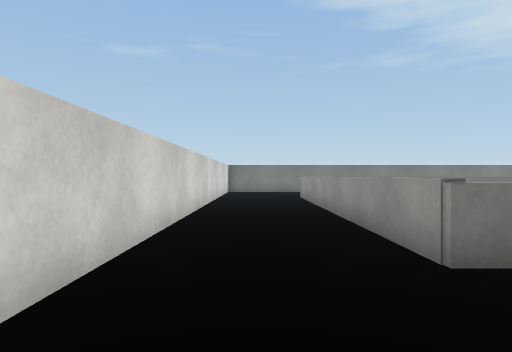
[1] (above)

20 first-person views from a walk through a Unity game level. The camera is 0.46 m above the floor, looks level and sees 75° across. The floor is counted in squares, 0.5 m on a side. Each view is taken from the middle of a square. On the plan, view 1 faces up. The plan holds only what a view shows up to about 12 squares ahead; the rest is blank. The player character is not drawn. Surface patterns are stand-ins for the level's own textures.

[2]
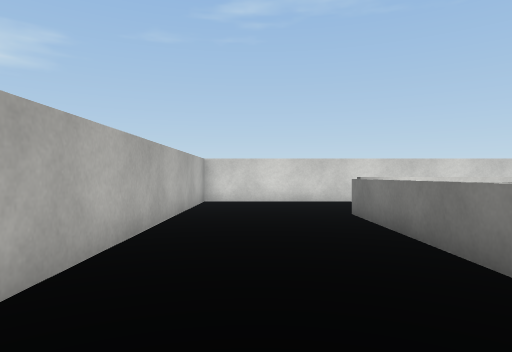

[3]
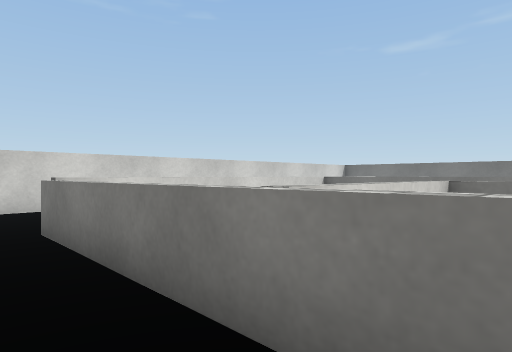

[4]
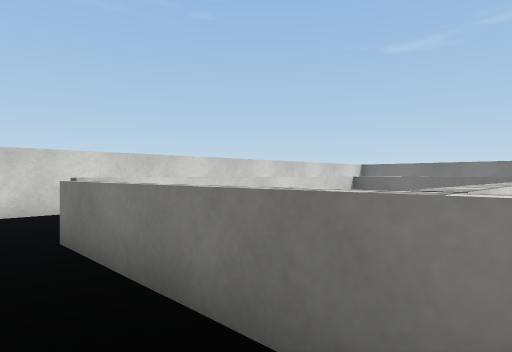

[5]
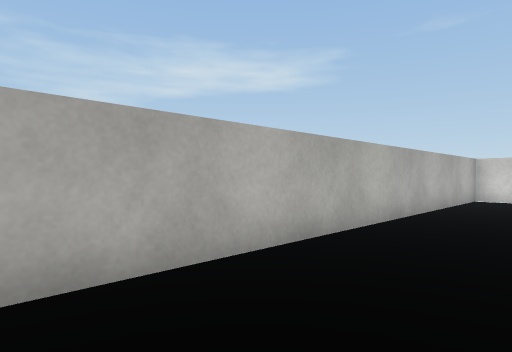

[6]
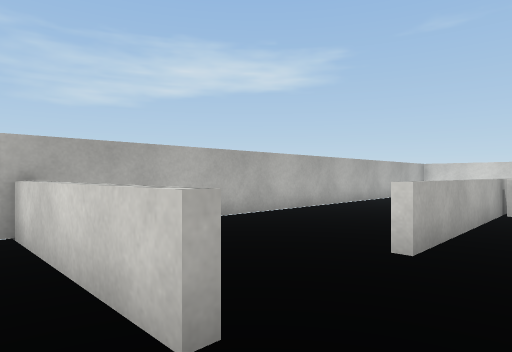

[7]
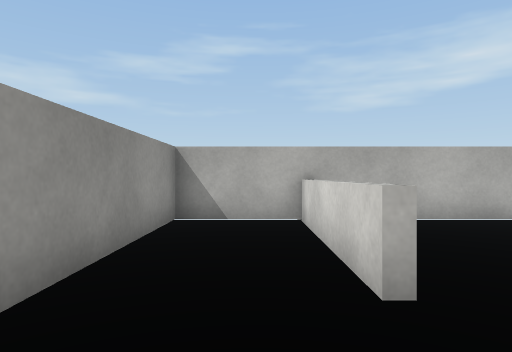

[8]
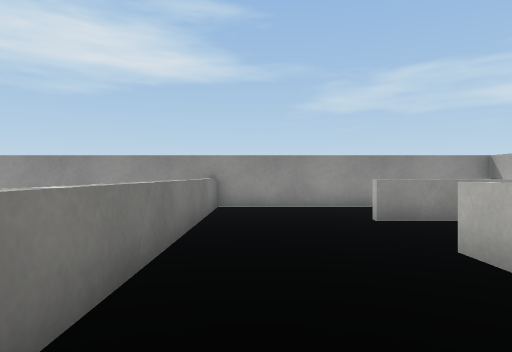

[9]
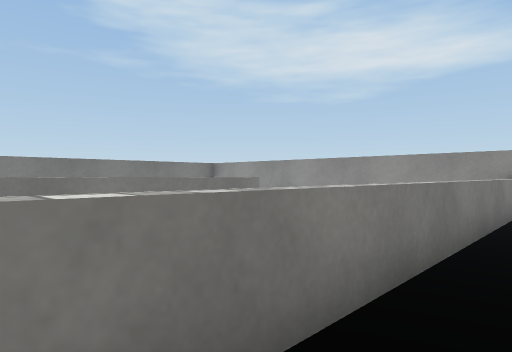

[10]
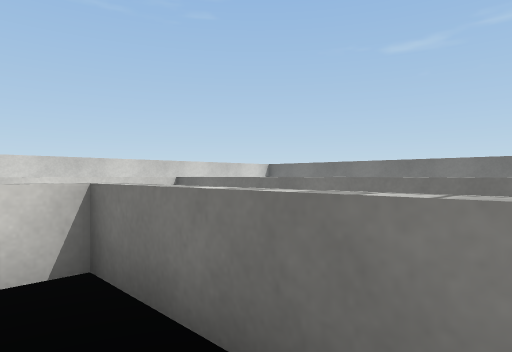

[11]
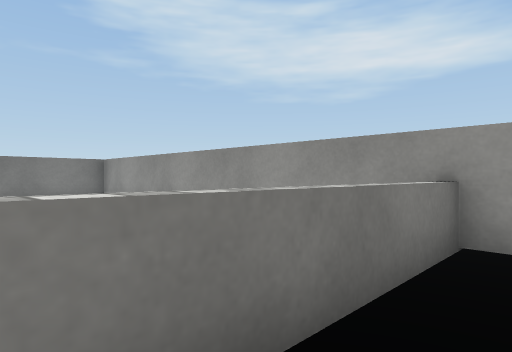

[12]
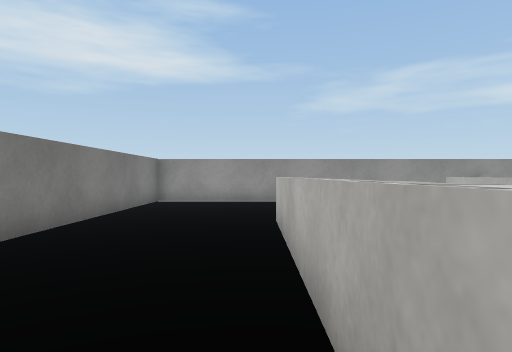

[13]
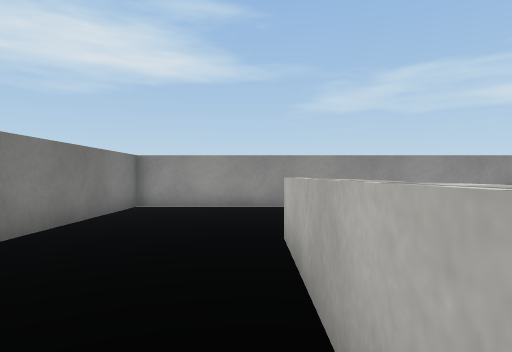

[14]
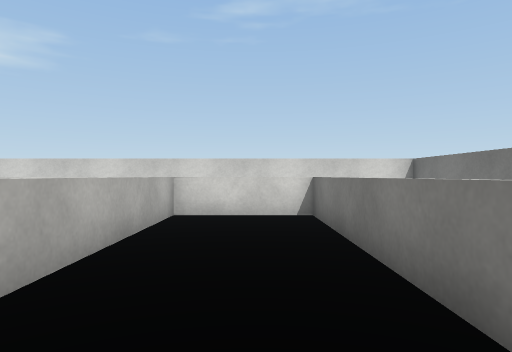

[15]
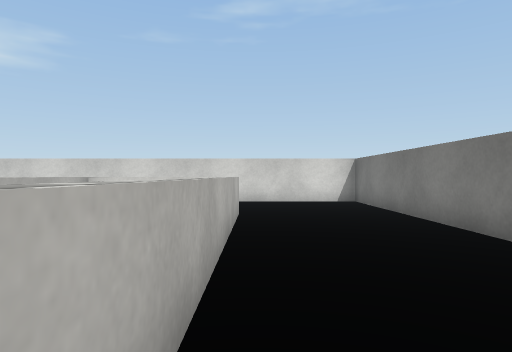

[16]
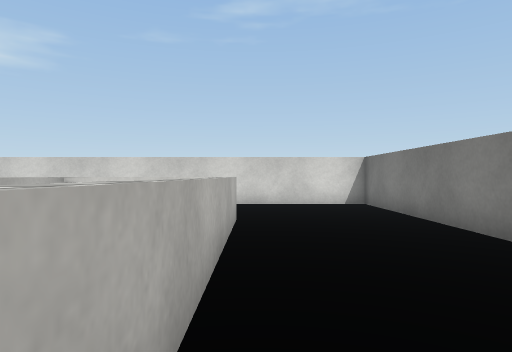

[17]
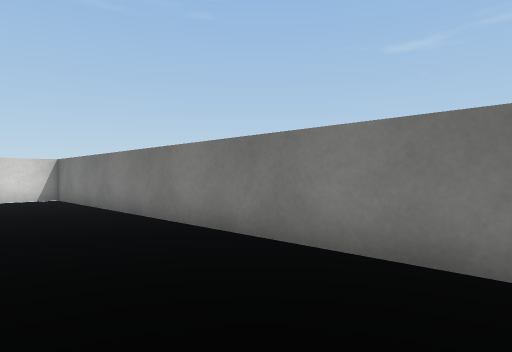

[18]
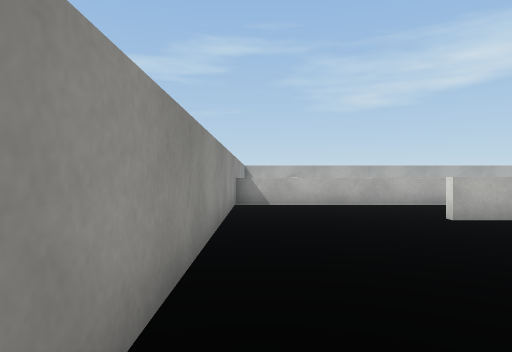

[19]
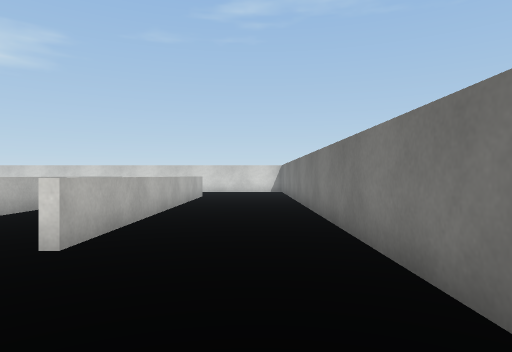

[20]
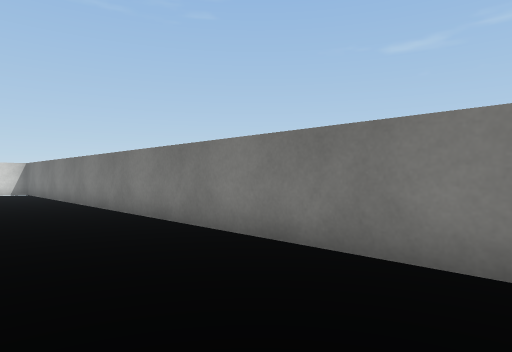

### Floor plan
Ten units are one square. View 1 is at (0, 0); x grows to the right and y downward. Boxes are objects, and circles mark ways between rooms. Rooms are numbered by the first view taken in them; rooms with no view inside come last. Other rooms are left out.
<svg viewBox="-20 -189 201 203">
<path fill="none" stroke="#000" d="M111 -111 130 -111M109 -74 176 -74M130 -108 22 -108 22 -34M79 -33 19 -33 19 -120M20 -146 130 -146M129 -143 22 -143 22 -111 94 -111M176 -69 176 -184 -15 -184 -15 8 151 8M148 -8 148 -24M151 -36 151 9M148 -24 148 -36M151 8 176 8 176 -69M176 -71 66 -71 66 -36M59 -36 121 -36"/>
<circle cx="135" cy="-30" r="3" fill="#2a7"/>
<text x="70" y="-100">1</text>
<text x="130" y="-40">2</text>
</svg>
Room 1 opens to room 2.

Where each view was taken, in squares from view 1:
view 1: 0 up, 0 right, facing up
view 2: 1 up, 10 right, facing left
view 3: 2 up, 8 right, facing up-left
view 4: 2 up, 7 right, facing up-left
view 5: 2 up, 12 right, facing down-left
view 6: 5 up, 16 right, facing down-left
view 7: 6 up, 16 right, facing down
view 8: 6 up, 8 right, facing right
view 9: 6 up, 8 right, facing up-right
view 10: 6 up, 10 right, facing up-left
view 11: 6 up, 13 right, facing up-right
view 12: 15 up, 6 right, facing right
view 13: 15 up, 8 right, facing right
view 14: 13 up, 10 right, facing left
view 15: 15 up, 10 right, facing left
view 16: 15 up, 9 right, facing left
view 17: 15 up, 12 right, facing up-left
view 18: 18 up, 17 right, facing down
view 19: 17 up, 17 right, facing left
view 20: 15 up, 17 right, facing up-left
